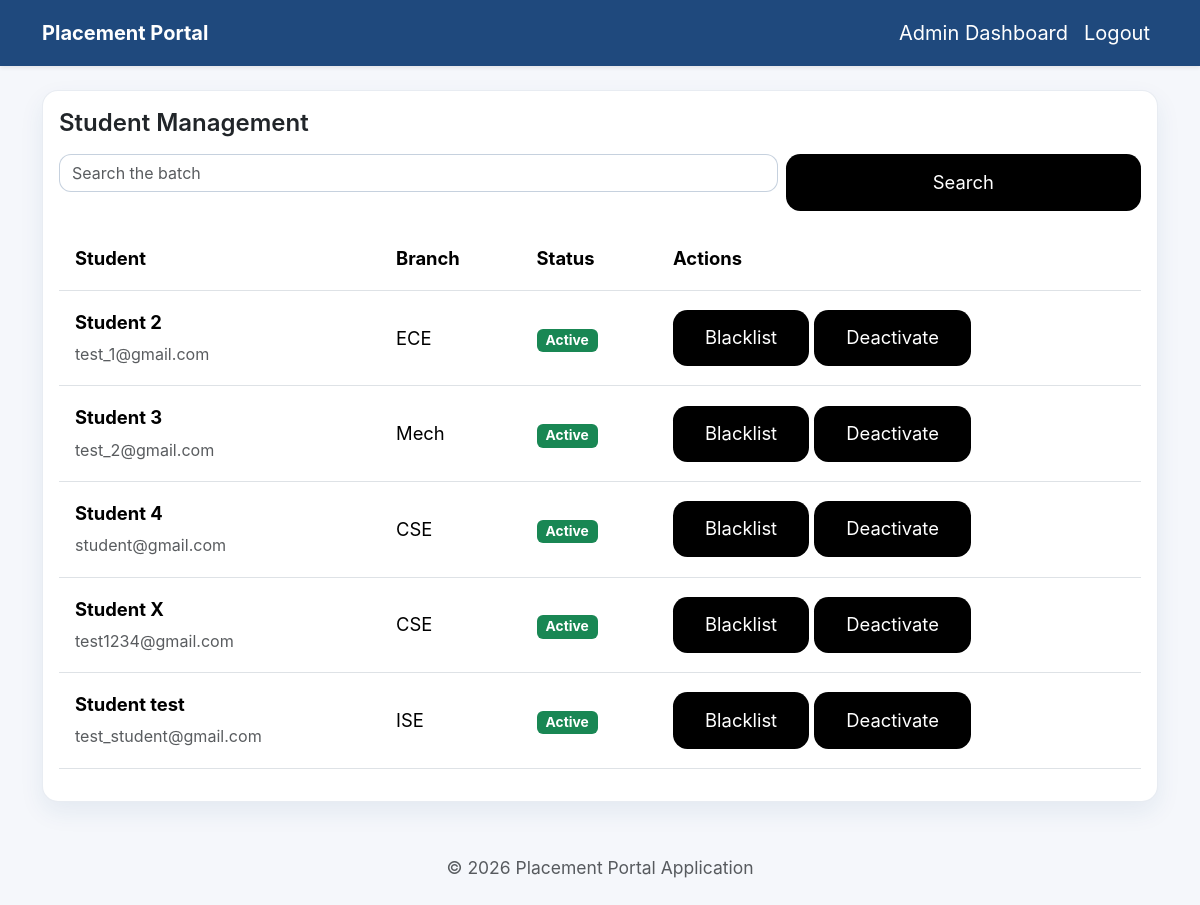
The page /admin/students (signed in) on the database its author committed.
### models.py (models this page shows, shortened)
class StudentProfile(db.Model):
    id = db.Column(db.Integer, primary_key=True)
    user_id = db.Column(db.Integer, db.ForeignKey("user.id"), unique=True)
    branch = db.Column(db.String(120))
    graduation_year = db.Column(db.Integer)
    mobile = db.Column(db.String(20))
    resume_filename = db.Column(db.String(255))
    placement_history = db.Column(db.Text)
    is_blacklisted = db.Column(db.Boolean, default=False)
    user = db.relationship("User", back_populates="student_profile")
    applications = db.relationship("Application", back_populates="student")

class User(UserMixin, db.Model):
    __tablename__ = "user"
    id = db.Column(db.Integer, primary_key=True)
    email = db.Column(db.String(150), unique=True, nullable=False)
    password_hash = db.Column(db.String(128), nullable=False)
    full_name = db.Column(db.String(140))
    role = db.Column(db.String(32), default="student")
    is_active = db.Column(db.Boolean, default=True)
    created_at = db.Column(db.DateTime, default=datetime.utcnow)
    student_profile = db.relationship(
        "StudentProfile", back_populates="user", uselist=False
    )
    company_profile = db.relationship(
        "CompanyProfile", back_populates="user", uselist=False
    )
    @property
    def password(self):
        raise AttributeError("Password is write-only.")
    @property
    def is_admin(self):
        return self.role == "admin"

### app.py (the view, shortened to what this page needs)
    @app.route("/admin/students")
    @admin_required
    def admin_students():
        query = request.args.get("q", "").strip()
        students = StudentProfile.query.join(User)
        students = students.order_by(User.full_name).all()
        return render_template("admin/students.html", students=students, query=query)

### app.py (called while the page is built)
def role_required(role):
    def decorator(view):
        @wraps(view)
        def wrapped_view(*args, **kwargs):
            if not current_user.is_authenticated or current_user.role != role:
                flash("Access denied. Please log in with the correct account.", "warning")
                return redirect(url_for("login"))
            if not current_user.is_active:
                flash("Your account is deactivated. Contact the institute.", "danger")
                return redirect(url_for("login"))
            return view(*args, **kwargs)
        return wrapped_view
    return decorator

### templates/admin/students.html (shortened to what this page needs)
{% extends 'base.html' %}
{% block content %}
  <div class="card p-3 mb-3">
    <h4 class="mb-3">Student Management</h4>
    <form class="row g-2 mb-3" method="get">
      <div class="col-md-8">
        <input type="search" name="q" class="form-control" placeholder="Search the batch" value="{{ query }}" />
      </div>
      <div class="col-md-4">
        <button class="btn btn-primary w-100" type="submit">Search</button>
      </div>
    </form>
    {% if students %}
      <div class="table-responsive">
        <table class="table align-middle">
          <thead>
            <tr>
              <th>Student</th>
              <th>Branch</th>
              <th>Status</th>
              <th>Actions</th>
            </tr>
          </thead>
          <tbody>
            {% for profile in students %}
              <tr>
                <td>
                  <strong>{{ profile.user.full_name }}</strong><br />
                  <small class="text-muted">{{ profile.user.email }}</small>
                </td>
                <td>{{ profile.branch or '—' }}</td>
                <td>
                  {% if profile.is_blacklisted %}
                    <span class="badge bg-danger">Blacklisted</span>
                  {% else %}
                    <span class="badge bg-success">Active</span>
                  {% endif %}
                </td>
                <td class="text-nowrap">
                  <form method="post" action="{{ url_for('admin_update_student', student_id=profile.id) }}" class="d-inline">
                    <button class="btn btn-sm btn-outline-danger" type="submit">
                      {% if profile.is_blacklisted %}Remove{% else %}Blacklist{% endif %}
                    </button>
                  </form>
                  {% if profile.user.is_active %}
                    <form method="post" action="{{ url_for('admin_update_student', student_id=profile.id) }}" class="d-inline">
                      <button class="btn btn-sm btn-warning" type="submit">Deactivate</button>
                    </form>
                  {% else %}
                    <form method="post" action="{{ url_for('admin_update_student', student_id=profile.id) }}" class="d-inline">
                    <input type="hidden" name="action" value="activate" />
                      <button class="btn btn-sm btn-success" type="submit">Activate</button>
                    </form>
                  {% endif %}
                </td>
              </tr>
            {% endfor %}
          </tbody>
        </table>
      </div>
    {% else %}
      <p class="text-muted mb-0">No students match this query.</p>
    {% endif %}
  </div>
{% endblock %}

### static/css/site.css (style rules this page uses)
:root { --bg: #f5f7fb; --card: #ffffff; --text: #0f172a; --muted: #556073; --primary: #1f497d; --accent: #0d9d5d; --border: rgba(31, 73, 125, 0.1); }
* { box-sizing: border-box; }
body { font-family: 'Inter', 'Segoe UI', system-ui, sans-serif; background-color: var(--bg); margin: 0; color: var(--text); font-size: 1.25rem; line-height: 1.7; }
.card, .card .table, .table th, .table td, .alert { font-size: 1.15rem; }
.card { background: var(--card); border: 1px solid var(--border); border-radius: 1rem; box-shadow: 0 10px 25px rgba(31, 73, 125, 0.08); padding: 1.75rem; }
h2, h3, h4, h5 { font-weight: 600; line-height: 1.3; }
.table thead { background: rgba(31, 73, 125, 0.04); }
.table th, .table td { font-size: 1.15rem; padding: 1rem; }
.card small { color: var(--muted); }
.form-control, .form-select, .form-control:focus { border-radius: 0.75rem; border: 1px solid rgba(31, 73, 125, 0.25); box-shadow: none; }
.btn-primary { background-color: #000; color: #fff; border-radius: 0.9rem; border: none; }
.btn { font-size: 1.15rem; padding: 0.9rem 2rem; background-color: #000; color: #fff !important; border: none; border-radius: 0.9rem; }

### rows shown on the page
StudentProfile: user.full_name "Student 2", user.email "test_1@gmail.com", branch "ECE", is_blacklisted "Active"
StudentProfile: user.full_name "Student 3", user.email "test_2@gmail.com", branch "Mech", is_blacklisted "Active"
StudentProfile: user.full_name "Student 4", user.email "student@gmail.com", branch "CSE", is_blacklisted "Active"
StudentProfile: user.full_name "Student X", user.email "test1234@gmail.com", branch "CSE", is_blacklisted "Active"
StudentProfile: user.full_name "Student test", user.email "test_student@gmail.com", branch "ISE", is_blacklisted "Active"
